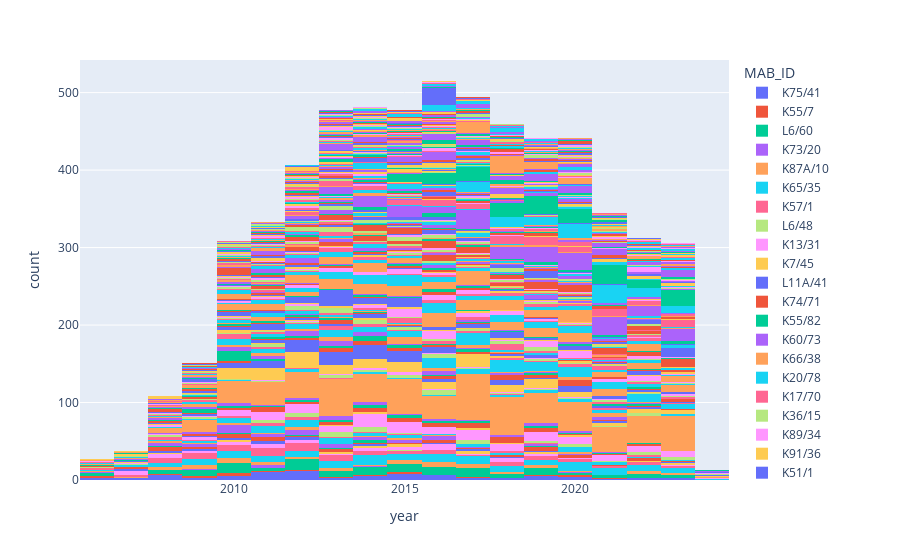

The code cell stored with this chart in its notebook:
### Code cell
# remove anything before the year 2000
df_cure = df_cure[df_cure['year'] >= 2000]
# make the same plot
fig = px.histogram(df_cure, x="year", color="MAB_ID")
fig.show()
